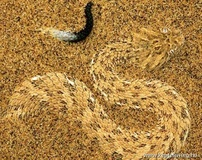
%> input picture A2/snake.jpg, 202 x 160 px, shrunk from 550 x 434 before the run
$ octave segmentMain.m   (GNU Octave 9; MATLAB toolbox functions it lacks are replaced by stand-ins)
%> lines starting %> are read from the running program, lines starting %| are printed output that depends on the picture
### A2/createTextons.m
function [textons] = createTextons(imStack, bank, k)
    % do sampling of 1/199
    sampleSize = 199;
    allChosenPixels = [];
    % iterate through imStack, generate chosen pixels
    for i=1:size(imStack,2)
        tempIm = imStack{1,i};
        tempImFeature = zeros(size(tempIm,1),size(tempIm,2),size(bank,3));
        for j = 1:size(bank,3)
            tempImFeature(:,:,j) = imfilter(double(tempIm),bank(:,:,j),'replicate');
        end
        [r, c, d] = size(tempImFeature);
        tempImFeature = reshape(tempImFeature, r*c, d);
        % randome sampling pixels
        y = randsample(r*c,int16(r*c/sampleSize));

        for j = 1:size(y,1)
                allChosenPixels(size(allChosenPixels,1) + 1,:) = tempImFeature(j,:);
        end
    end
    % use k mean to assign chosen pixels to group, then get the mean of
    % each group
    kmeanResult = kmeans(double(allChosenPixels),k);
    textons = zeros(k,size(bank,3));
    for i = 1:k
        temp = [];
        for j = 1:size(kmeanResult,1)
            if kmeanResult(j,1) == i
                temp(size(temp,1)+1,:) = allChosenPixels(j,:);
            end
        end
        textons(i,:) = mean(temp);
    end
end

### A2/segmentMain.m
bank = load('filterBank.mat');
bank = bank.F;

winSize = 20;
numColorRegions = 3;
numTextureRegions = 2;
figure;

% read in images
snake = imread('snake.jpg');
%> snake is the input picture: size 160x202x3 uint8; mean R, G, B 172.5, 129.8, 67.8
snakegray = rgb2gray(snake);
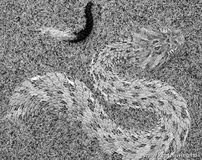
%> snakegray: size 160x202 uint8; min 0, max 251, mean 135.5
chosenjpg = imread('test.png');
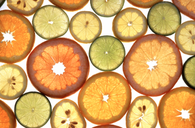
%> input picture A2/test.png, 195 x 128 px, shrunk from 530 x 347 before the run
%> chosenjpg is the input picture: size 128x195x3 uint8; mean R, G, B 212.7, 165.5, 98.4
chosenjpggray = rgb2gray(chosenjpg);
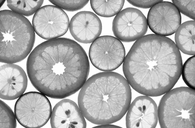
%> chosenjpggray: size 128x195 uint8; min 1, max 255, mean 171.9
gumballs = imread('gumballs.jpg');
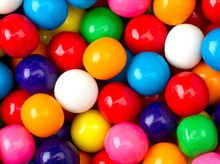
%> input picture A2/gumballs.jpg, 220 x 164 px, shrunk from 598 x 446 before the run
%> gumballs is the input picture: size 164x220x3 uint8; mean R, G, B 155.4, 90, 75.6
gumballsgray = rgb2gray(gumballs);
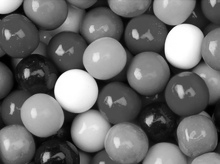
%> gumballsgray: size 164x220 uint8; min 0, max 255, mean 107.9
twins = imread('twins.jpg');
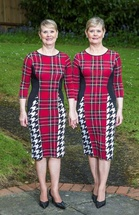
%> input picture A2/twins.jpg, 139 x 215 px, shrunk from 378 x 584 before the run
%> twins is the input picture: size 215x139x3 uint8; mean R, G, B 104.8, 88.7, 78
twinsgray = rgb2gray(twins);
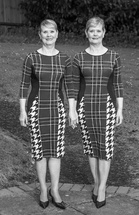
%> twinsgray: size 215x139 uint8; min 1, max 255, mean 92.3

% call functions to generate textons
imStack = {snakegray, gumballsgray, twinsgray, chosenjpggray};
%> imStack = 4 items
textons = createTextons(imStack, bank, 8);
%> after the loop in createTextons, `for i=1:size(imStack,2)`: allChosenPixels = 38 columns, first 8: [11.07 4.12 -0.399 -5.93 -9.37 -11.73 9.17 3.3; -0.681 -0.282 0.202 0.414 0.821 0.926 -1.94 -1.21; -0.0385 0.465 1.58 4.66 2.05 0.721 0.123 0.537; -3.51 -0.283 -2.23 4.98 13.53 11.6 -2.79 3.02]
%> the run ends on the next line
